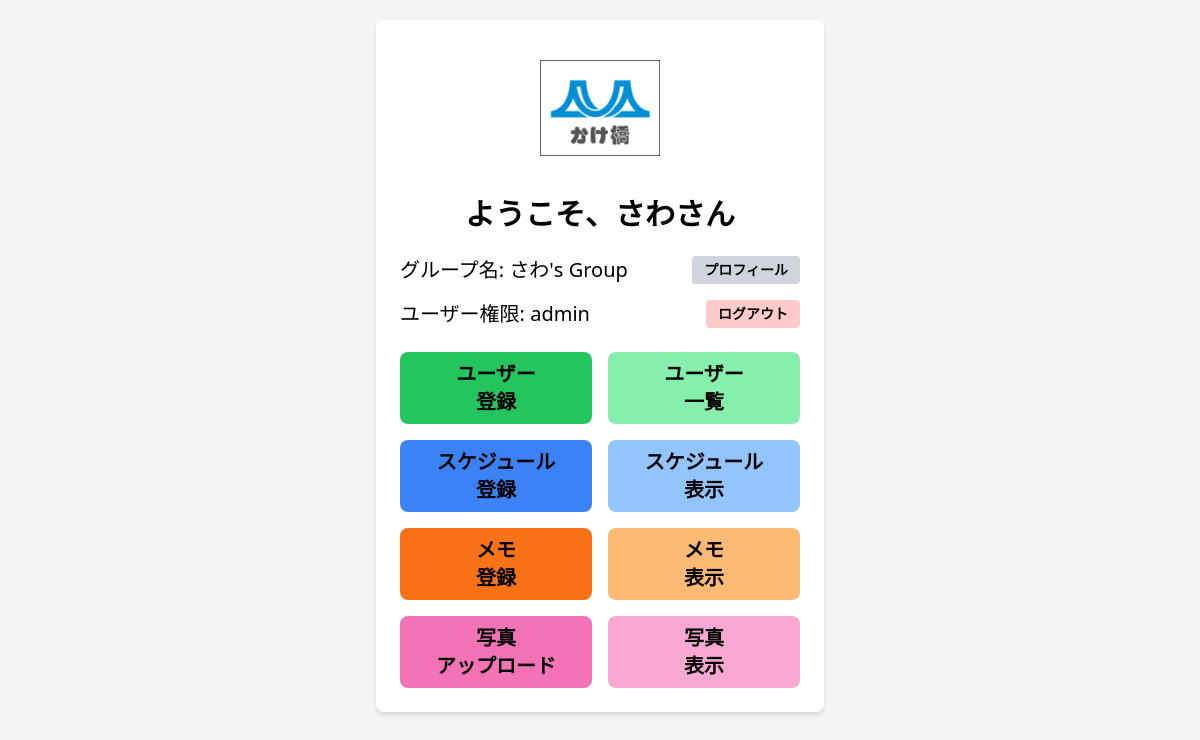
Screenshot of /home.php (signed in) with the database file from the repository.
### tables this page shows
CREATE TABLE `users` (
  `id` int(11) NOT NULL,
  `username` varchar(255) NOT NULL,
  `email` varchar(255) NOT NULL,
  `password` varchar(255) NOT NULL,
  `role` enum('admin','modify','view') NOT NULL,
  `created_at` timestamp NOT NULL DEFAULT current_timestamp(),
  `updated_at` timestamp NOT NULL DEFAULT current_timestamp() ON UPDATE current_timestamp()
);

CREATE TABLE `groups` (
  `id` int(11) NOT NULL,
  `user_id` int(11) NOT NULL,
  `name` varchar(255) NOT NULL,
  `created_at` timestamp NOT NULL DEFAULT current_timestamp(),
  `updated_at` timestamp NOT NULL DEFAULT current_timestamp() ON UPDATE current_timestamp()
);

### funcs.php (called while the page is built, shortened)
<?php
function h($str){
    return htmlspecialchars($str, ENT_QUOTES);
}

### home.php (the view, shortened to what this page needs)
<?php
require_once 'funcs.php';
$pdo = db_conn();
$stmt = $pdo->prepare("SELECT * FROM users WHERE id = ?");
$stmt->execute([$_SESSION['user_id']]);
$user = $stmt->fetch(PDO::FETCH_ASSOC);
$stmt = $pdo->prepare("SELECT * FROM `groups` WHERE id = ?");
$stmt->execute([$_SESSION['group_id']]);
$group = $stmt->fetch(PDO::FETCH_ASSOC);
?>
<!DOCTYPE html>
<html lang="ja">
<head>
    <script src="https://cdn.tailwindcss.com"></script>
<body class="bg-gray-100">
    <div class="container mx-auto m-5 p-6 bg-white rounded-lg shadow-md max-w-md">
    <div class="container mx-auto px-4 py-2 sm:py-4 flex justify-center items-center">
    <img src="./img/header_logo.png" alt="かけはしロゴ" class="h-26 sm:h-24">
    </div>
        <h1 class="text-3xl font-bold my-6 text-center">ようこそ、<?= h($user['username']) ?>さん</h1>
        <div class="flex justify-between items-center mb-4">
            <p class="text-base sm:text-base sm:text-xl">グループ名: <?= h($group['name']) ?></p>
            <a href="profile.php" class="bg-gray-300 hover:bg-gray-500 text-black font-bold px-3 py-1 rounded text-sm transition duration-300">プロフィール</a>
        </div>
        <div class="flex justify-between items-center mb-6">
            <p class="text-base sm:text-base sm:text-xl">ユーザー権限: <?= h($user['role']) ?></p>
            <a href="logout.php" class="bg-red-200 hover:bg-red-300 text-black font-bold px-3 py-1 rounded text-sm transition duration-300">ログアウト</a>
        </div>
        <div class="space-y-4">
            <div class="grid grid-cols-2 gap-4">
                <?php if ($user['role'] == 'admin') : ?>
                    <a href="user_register.php" class="block bg-green-500 hover:bg-green-300 text-black font-bold px-4 py-2 rounded-lg text-base sm:text-xl text-center transition duration-300">ユーザー<br>登録</a>
                <?php else : ?>
                    <div></div>
                <?php endif; ?>
                <?php if ($user['role'] == 'admin' || $user['role'] == 'modify') : ?>
                    <a href="user_list.php" class="block bg-green-300 hover:bg-green-500 text-black font-bold px-4 py-2 rounded-lg text-base sm:text-xl text-center transition duration-300">ユーザー<br>一覧</a>
                <?php else : ?>
                    <div></div>
                <?php endif; ?>
            </div>
            <div class="grid grid-cols-2 gap-4">
                <?php if ($user['role'] == 'admin' || $user['role'] == 'modify') : ?>
                    <a href="schedule_input.php" class="block bg-blue-500 hover:bg-blue-300 text-black font-bold px-4 py-2 rounded-lg text-base sm:text-xl text-center transition duration-300">スケジュール<br>登録</a>
                <?php else : ?>
                    <div></div>
                <?php endif; ?>
                <a href="schedule_view.php" class="block bg-blue-300 hover:bg-blue-500 text-black font-bold px-4 py-2 rounded-lg text-base sm:text-xl text-center transition duration-300">スケジュール<br>表示</a>
            </div>
            <div class="grid grid-cols-2 gap-4">
                <?php if ($user['role'] == 'admin' || $user['role'] == 'modify') : ?>
                    <a href="memo_input.php" class="block bg-orange-500 hover:bg-orange-300 text-black font-bold px-4 py-2 rounded-lg text-base sm:text-xl text-center transition duration-300">メモ<br>登録</a>
                <?php else : ?>
                    <div></div>
                <?php endif; ?>
                <a href="memo_view.php" class="block bg-orange-300 hover:bg-orange-500 text-black font-bold px-4 py-2 rounded-lg text-base sm:text-base sm:text-xl text-center transition duration-300">メモ<br>表示</a>
                <a href="photo_upload.php" class="block bg-pink-400 hover:bg-pink-500 text-black font-bold px-4 py-2 rounded-lg text-base sm:text-base sm:text-xl text-center transition duration-300">写真<br>アップロード</a>
                <a href="photo_view.php" class="block bg-pink-300 hover:bg-pink-400 text-black font-bold px-4 py-2 rounded-lg text-base sm:text-xl text-center transition duration-300">写真<br>表示</a>
            </div>
    </div>
    </div>
</body>
</html>

### rows the page displays
users: username "さわ", role "admin"
groups: name "さわ's Group"
